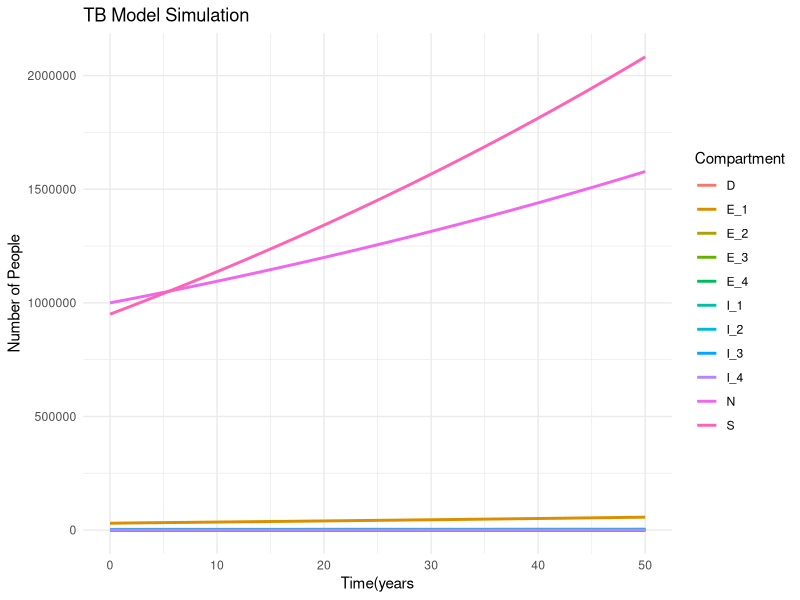
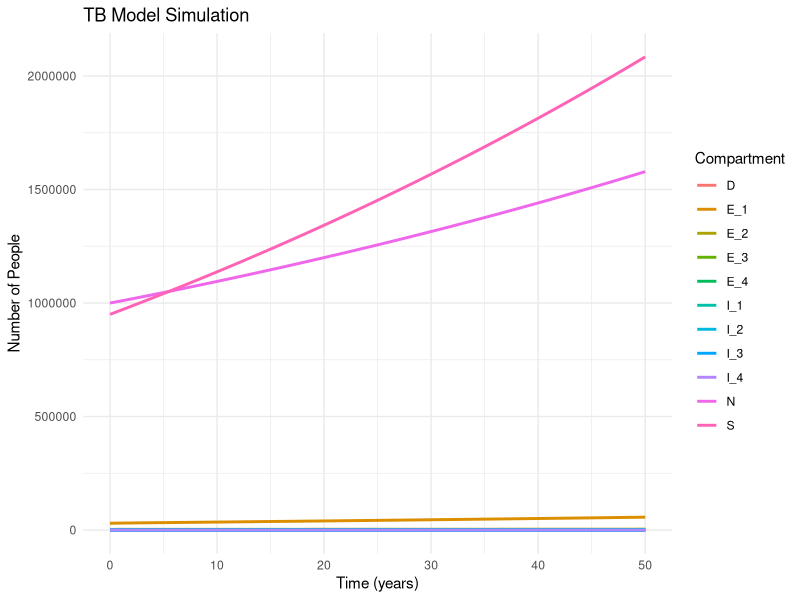

These figures' R source, in order:
## ---- chunk 1

# load in libraries

library("deSolve")
library(ggplot2)
library(tidyr)  

## ---- chunk 2

# set up params

rho = 0.0179 # US birth rate: range 0.0179
q = 0.15 # Proportion of active cases that have potential to be infectious. Range (0, 1)
alpha = 0.00425 # Immigration rate. Range 0.00425
lambda = 8 # Effective Contact Rate. Range (0, 30)
gamma = 0.1 # Proportion H-resistance acquisition cases. Range (0, 1)
mu_0 = 0.013 # Mortality rate unrelated to TB. Range 0.013
mu = 0.15 # TB mortality rate. Range (0, 0.5)
v_L = 0.003 # Progression rate from latent to active infection. Range (0, 0.01)
l = 0.25 # Proportion of immigrants that have LTBI. Range (0, 0.3)
p = 0.15 # Proportion of exogenous infections that are acute. Range (0, 0.3)
trt = c(0.1, 0.1, 0.1, 0.1) # Proportion of treatment time when individuals are infectious (I 1-4). Range (0,0.1)
z = c(0.85, 0.7, 0.65, 0.4) # Proportion of treatment courses for TB (DS,H,R,MDR) that are successful. Ranges [(0.6, 0.9), (0.5, 0.9), (0.5, 0.9), (0.1, 0.8)]
phi = c(0.8,0.8,0.5,0.4) # Rate of end of treatment (DS, H, R, MDR). Ranges [(0.6, 0.9), (0.5, 0.9), (0.36, 0.5), (0.3, 0.5)]
r = c(0.05,0.03,0.02) # Proportion of immigrant LTBI cases (H,R,MDR). Ranges [(0, 0.2), (0, 0.2), (0, 0.2)]
y = c(0.15,0.1) # Proportion of failed treatments for DS TB that result in H- or R-resistance Ranges [(0, 1), (0,1),...NA]

## ---- chunk 3

# time setup

years <- 50
dt = 0.25
time <- seq(0, years, dt)
  
## ---- chunk 4

# variables and initial values setup

S = numeric(length(time))
E_1 = numeric(length(time))
I_1 = numeric(length(time))
E_2 = numeric(length(time))
I_2 = numeric(length(time))
E_3 = numeric(length(time))
I_3 = numeric(length(time))
E_4 = numeric(length(time))
I_4 = numeric(length(time))
D = numeric(length(time))
N = numeric(length(time))

S[1] = 950000
E_1[1] = 30000
I_1[1] = 2000
E_2[1] = 3000
I_2[1] = 500
E_3[1] = 2000
I_3[1] = 300
E_4[1] = 1000
I_4[1] = 200
D[1] = 0
N[1] = 1000000

## ---- chunk 5

# CDE Model

for (t in 1:(length(time) - 1)) {
  
  # differential equations
  
   # dS/dT
      dS <- (rho*N[t]) 
            - (q*trt[1]*lambda*(S[t]*I_2[t]/N[t])) - (q*trt[2]*lambda*(S[t]*I_2[t]/N[t])) - (q*trt[3]*lambda*(S[t]*I_3[t]/N[t])) - (q*trt[4]*lambda*(S[t]*I_4[t]/N[t])) 
            + (z[1]*phi[1]*I_1[t]) + (z[2]*phi[2]*I_2[t]) + (z[3]*phi[3]*I_3[t]) + (z[4]*phi[4]*I_4[t])
            + (1 - l)*(alpha*N[t]) - mu_0*S 
      
      # dE_1/dT
      dE_1 <- (1 - p)*(q*trt[1]*lambda*(S[t]*I_1[t]/N[t])) - v_L*E_1[t] + (1-y[1])*(1-z[1])*phi[1]*I_1[t] + l*alpha*(1 - r[1] - r[2] - r[3])*N[t] - mu_0*E_1[t]
      
      # dI_1/dT 
      dI_1 <- q*trt[1]*lambda*(S[t]*I_1[t]/N[t]) + q*v_L*E_1[t] - phi[1]*I_1[t] - mu_0*I_1[t] - mu*I_1[t]
      
      # dE_2/dT
      dE_2 <- (1 - p)*(q*trt[2]*lambda*(S[t]*I_2[t]/N[t])) - v_L*E_2[t] + (1-y[1])*(1-z[2])*phi[2]*I_2[t] + gamma*(1-z[1])*y[1]*phi[1]*I_1[t] + l*alpha*r[1]*N[t] - mu_0*E_2[t]
      
      # dI_2/dT
      dI_2 <- q*trt[2]*lambda*(S[t]*I_2[t]/N[t]) + v_L*E_2[t] - phi[2]*I_2[t] - mu_0*I_2[t] - mu*I_2[t]
      
      # dE_3/dT
      dE_3 <- (1 - p)*(q*trt[3]*lambda*(S[t]*I_3[t]/N[t])) - v_L*E_3[t] + (1-y[1])*(1-z[3])*phi[3]*I_3[t] + (1-gamma)*(1-z[1])*y[1]*phi[1]*I_1[t] + l*alpha*r[2]*N[t] - mu_0*E_3[t]
      
      # dI_3/dT
      dI_3 <- q*trt[3]*lambda*(S[t]*I_3[t]/N[t]) + v_L*E_3[t] - phi[3]*I_3[t] - mu_0*I_3[t] - mu*I_3[t]
      
      # dE_4/dT
      dE_4 <- (1 - p)*(q*trt[4]*lambda*(S[t]*I_4[t]/N[t])) - v_L*E_4[t] 
      + (1-z[2])*y[1]*phi[2]*I_2[t] + (1-z[3])*y[1]*phi[3]*I_3[t] + (1-z[4])*phi[4]*I_4[t]
      + l*alpha*r[4]*N[t] - mu_0*E_4[t]
      
      # dI_4/dT
      dI_4 <- q*trt[4]*lambda*(S[t]*I_4[t]/N[t]) + v_L*E_4[t] - phi[4]*I_4[t] - mu_0*I_4[t] - mu*I_4[t]
      
      # dD/dT
      dD <- mu*(I_1[t] + I_2[t] + I_3[t] + I_4[t])
      
      # dN/dT
      dN <- rho*N[t] + alpha*N[t] - mu*(I_1[t] + I_2[t] + I_3[t] + I_4[t]) - mu_0*N[t]
  
    # Updated values
      
    S[t + 1] = S[t] + dS*dt
    E_1[t + 1] = E_1[t] + dE_1*dt
    I_1[t + 1] = I_1[t] + dI_1*dt
    E_2[t + 1] = E_2[t] + dE_2*dt
    I_2[t + 1] = I_2[t] + dI_2*dt
    E_3[t + 1] = E_3[t] + dE_3*dt
    I_3[t + 1] = I_3[t] + dI_3*dt
    E_4[t + 1] = E_4[t] + dE_4*dt
    I_4[t + 1] = I_4[t] + dI_4*dt
    D[t + 1] = D[t] + dD*dt
    N[t + 1] = N[t] + dN*dt
    
}

result1 = data.frame(time, S, E_1, I_1, E_2, I_2, E_3, I_3, E_4, I_4, D, N)
result1

## ---- chunk 6

# set up params for deSolve()

params <- list(
  rho = 0.0179, # US birth rate: range 0.0179
  q = 0.15, # Proportion of active cases that have potential to be infectious. Range (0, 1)
  alpha = 0.00425, # Immigration rate. Range 0.00425
  lambda = 8, # Effective Contact Rate. Range (0, 30)
  gamma = 0.1, # Proportion H-resistance acquisition cases. Range (0, 1)
  mu_0 = 0.013, # Mortality rate unrelated to TB. Range 0.013
  mu = 0.15, # TB mortality rate. Range (0, 0.5)
  v_L = 0.003, # Progression rate from latent to active infection. Range (0, 0.01)
  l = 0.25, # Proportion of immigrants that have LTBI. Range (0, 0.3)
  p = 0.15, # Proportion of exogenous infections that are acute. Range (0, 0.3)
  trt = c(0.1, 0.1, 0.1, 0.1), # Proportion of treatment time when individuals are infectious (I 1-4). Range (0,0.1)
  z = c(0.85, 0.7, 0.65, 0.4), # Proportion of treatment courses for TB (DS,H,R,MDR) that are successful. Ranges [(0.6, 0.9), (0.5, 0.9), (0.5, 0.9), (0.1, 0.8)]
  phi = c(0.8,0.8,0.5,0.4), # Rate of end of treatment (DS, H, R, MDR). Ranges [(0.6, 0.9), (0.5, 0.9), (0.36, 0.5), (0.3, 0.5)]
  r = c(0.05,0.03,0.02), # Proportion of immigrant LTBI cases (H,R,MDR). Ranges [(0, 0.2), (0, 0.2), (0, 0.2)]
  y = c(0.15,0.1) # Proportion of failed treatments for DS TB that result in H- or R-resistance Ranges [(0, 1), (0,1),...NA]
)
## ---- chunk 7

# set up initial values for DeSolve method

initial <- c(
  S = 950000,
  E_1 = 30000,
  I_1 = 2000,
  E_2 = 3000,
  I_2 = 500,
  E_3 = 2000,
  I_3 = 300,
  E_4 = 1000,
  I_4 = 200,
  D = 0,
  N = 1000000 
)

## ---- chunk 8

# Set up differential equations for DeSolve method

diffeqs <- function(t, y, params) {
  with(as.list(c(y, params)), {
      # dS/dT
      dS <- (rho*N) 
            - (q*trt[1]*lambda*(S*I_2/N)) - (q*trt[2]*lambda*(S*I_2/N)) - (q*trt[3]*lambda*(S*I_3/N)) - (q*trt[4]*lambda*(S*I_4/N)) 
            + (z[1]*phi[1]*I_1) + (z[2]*phi[2]*I_2) + (z[3]*phi[3]*I_3) + (z[4]*phi[4]*I_4)
            + (1 - l)*(alpha*N) - mu_0*S 
      
      # dE_1/dT
      dE_1 <- (1 - p)*(q*trt[1]*lambda*(S*I_1/N)) - v_L*E_1 + (1-y[1])*(1-z[1])*phi[1]*I_1 + l*alpha*(1 - r[1] - r[2] - r[3])*N - mu_0*E_1
      
      # dI_1/dT 
      dI_1 <- q*trt[1]*lambda*(S*I_1/N) + q*v_L*E_1 - phi[1]*I_1 - mu_0*I_1 - mu*I_1
      
      # dE_2/dT
      dE_2 <- (1 - p)*(q*trt[2]*lambda*(S*I_2/N)) - v_L*E_2 + (1-y[1])*(1-z[2])*phi[2]*I_2 + gamma*(1-z[1])*y[1]*phi[1]*I_1 + l*alpha*r[1]*N - mu_0*E_2
      
      # dI_2/dT
      dI_2 <- q*trt[2]*lambda*(S*I_2/N) + v_L*E_2 - phi[2]*I_2 - mu_0*I_2 - mu*I_2
      
      # dE_3/dT
      dE_3 <- (1 - p)*(q*trt[3]*lambda*(S*I_3/N)) - v_L*E_3 + (1-y[1])*(1-z[3])*phi[3]*I_3 + (1-gamma)*(1-z[1])*y[1]*phi[1]*I_1 + l*alpha*r[2]*N - mu_0*E_3
      
      # dI_3/dT
      dI_3 <- q*trt[3]*lambda*(S*I_3/N) + v_L*E_3 - phi[3]*I_3 - mu_0*I_3 - mu*I_3
      
      # dE_4/dT
      dE_4 <- (1 - p)*(q*trt[4]*lambda*(S*I_4/N)) - v_L*E_4 
      + (1-z[2])*y[1]*phi[2]*I_2 + (1-z[3])*y[1]*phi[3]*I_3 + (1-z[4])*phi[4]*I_4
      + l*alpha*r[4]*N - mu_0*E_4
      
      # dI_4/dT
      dI_4 <- q*trt[4]*lambda*(S*I_4/N) + v_L*E_4 - phi[4]*I_4 - mu_0*I_4 - mu*I_4
      
      # dD/dT
      dD <- mu*(I_1 + I_2 + I_3 + I_4)
      
      # dN/dT
      dN <- rho*N + alpha*N - mu*(I_1 + I_2 + I_3 + I_4) - mu_0*N
     
      return(list(c(dS, dE_1, dI_1, dE_2, dI_2, dE_3, dI_3, dE_4, dI_4, dD, dN)))
    })
   }
## ---- chunk 9

# Solve Differential Equations Using DeSolve()

result2 <- ode(
  y = initial,
  times = time,
  func = diffeqs,
  parms = params,
  rtol = 1e-6,
  atol = 1e-6
)

result2 <- as.data.frame(result2)
result2

## ---- chunk 10

# plot the solution from the code-by-hand method

result1_long <- pivot_longer(result1, cols = -time, names_to = "compartment", values_to = "Count")

ggplot(result1_long[result1_long$compartment %in% c("S", "E_1", "I_1","E_2", "I_2", "E_3", "I_3", "E_4", "I_4", "D","N"),], aes(x = time, y = Count, color = compartment)) + 
  geom_line(linewidth = 1) +
  labs(title = "TB Model Simulation", x = "Time(years", y = "Number of People", color = "Compartment") +
  theme_minimal()

## ---- chunk 11

# plot the solution from the DeSolve method

result2_long <- pivot_longer(result2,cols = -time, names_to = "compartment", values_to = "Count")

ggplot(result2_long[result2_long$compartment %in% c("S", "E_1", "I_1","E_2", "I_2", "E_3", "I_3", "E_4", "I_4", "D","N"), ], 
       aes(x = time, y = Count, color = compartment)) +
  geom_line(linewidth = 1) +
  labs(title = "TB Model Simulation",
       x = "Time (years)",
       y = "Number of People",
       color = "Compartment") +
  theme_minimal()
